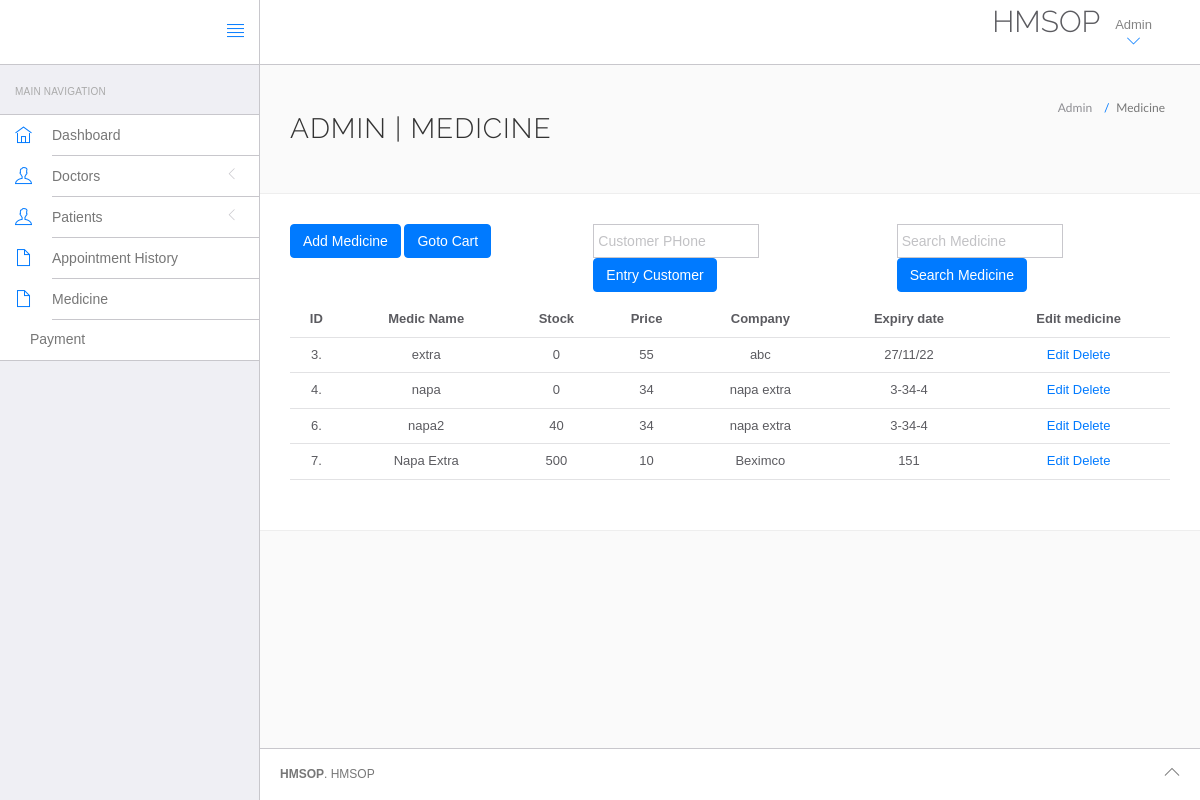
/hms/admin/medicine/medicine_list.php, run on the app's committed database.
### tables this page shows
CREATE TABLE `medic_list` (
  `id` int(50) NOT NULL,
  `medic_name` varchar(255) NOT NULL,
  `medic_stock` varchar(255) NOT NULL,
  `medic_price` varchar(255) NOT NULL,
  `company_name` varchar(255) NOT NULL,
  `expire_date` varchar(255) NOT NULL
);

### hms/admin/medicine/medicine_list.php (the view, shortened to what this page needs)
<?php
	$con=getCon();
?>
<!DOCTYPE html>
<html lang="en">
	<head>
		<link rel="stylesheet" href="http://localhost/hms/hms/admin/vendor/bootstrap/css/bootstrap.min.css">
		<link rel="stylesheet" href="http://localhost/hms/hms/admin/vendor/fontawesome/css/font-awesome.min.css">
		<link rel="stylesheet" href="http://localhost/hms/hms/admin/vendor/themify-icons/themify-icons.min.css">
		<link href="http://localhost/hms/hms/admin/vendor/animate.css/animate.min.css" rel="stylesheet" media="screen">
		<link href="http://localhost/hms/hms/admin/vendor/perfect-scrollbar/perfect-scrollbar.min.css" rel="stylesheet" media="screen">
		<link href="http://localhost/hms/hms/admin/vendor/switchery/switchery.min.css" rel="stylesheet" media="screen">
		<link href="http://localhost/hms/hms/admin/vendor/bootstrap-touchspin/jquery.bootstrap-touchspin.min.css" rel="stylesheet" media="screen">
		<link href="http://localhost/hms/hms/admin/vendor/select2/select2.min.css" rel="stylesheet" media="screen">
		<link href="http://localhost/hms/hms/admin/vendor/bootstrap-datepicker/bootstrap-datepicker3.standalone.min.css" rel="stylesheet" media="screen">
		<link href="http://localhost/hms/hms/admin/vendor/bootstrap-timepicker/bootstrap-timepicker.min.css" rel="stylesheet" media="screen">
		<link rel="stylesheet" href="http://localhost/hms/hms/admin/assets/css/styles.css">
		<link rel="stylesheet" href="http://localhost/hms/hms/admin/assets/css/plugins.css">
		<link rel="stylesheet" href="http://localhost/hms/hms/admin/assets/css/themes/theme-1.css" id="skin_color" />
	</head>
	<body>
		<div id="app">
        <?php include($_SERVER['DOCUMENT_ROOT'].'/HMS/hms/admin/include/sidebar.php');?>
        <div class="app-content">
        <?php include($_SERVER['DOCUMENT_ROOT'].'/HMS/hms/admin/include/header.php');?>
				<div class="main-content" >
					<div class="wrap-content container" id="container">
						<section id="page-title">
							<div class="row">
								<div class="col-sm-8">
									<h1 class="mainTitle">Admin  | Medicine</h1>
																	</div>
								<ol class="breadcrumb">
									<li>
										<span>Admin </span>
									</li>
									<li class="active">
										<span>Medicine</span>
									</li>
								</ol>
							</div>
						</section>
						<div class="container-fluid container-fullw bg-white">
                        <div class="row">
                            <div class="col-md-4">
                                <a href="add_medicine.php" class="btn btn-primary">Add Medicine</a>
								<a href="cart.php" class="btn btn-primary">Goto Cart</a>
                            </div>
                            <div class="col-md-4">
                                    <form action="medicine_list.php" class="form-inline" method="POST">
                                                    <div class="form-group">
                                                    <input type="text" class="form-control" id="user_phn" name="user_phn" placeholder="Customer PHone">
                                                    <input class="btn btn-primary" type="submit" name="user_phn_submit" value="Entry Customer">
                                                    </div>
                                    </form>
                                </div>
                            <div class="col-md-4">
                            <form action="medicine_list.php" class="form-inline" method="POST">
                                <div class="form-group">
                                <input type="text" class="form-control" id="s_medic" name="search_name" placeholder="Search Medicine">
                                <input class="btn btn-primary" type="submit" name="search_submit" value="Search Medicine">
                                </div>
                            </form>
                            </div>
                        </div>
									<div class="row">
								<div class="col-md-12">
       <?php
					$sql=mysqli_query($con,"SELECT * FROM `medic_list`");
				?>
									<table class="table table-hover" id="sample-table-1">
										<thead>
											<tr>
												<th class="center text-center">ID</th>
												<th class="hidden-xs text-center">Medic Name	</th>
												<th class="text-center">Stock</th>
												<th class="text-center">Price</th>
												<th class="text-center">Company </th>
												<th class="text-center">Expiry date	 </th>
												<th class="text-center">Edit medicine</th>
											</tr>
										</thead>
										<tbody>
                                        <?php
                                        while($row=mysqli_fetch_array($sql))
                                        {
                                        ?>
										<tr>
                                            <td class="center text-center"><?php echo $row['id'];?>.</td>
                                            <td class="hidden-xs text-center">
                                                <?php
                                                if(!isset($_SESSION['user_phn'])){
                                                    echo $row['medic_name'];
                                                }else{
                                                ?>
                                                <a href="single_medic.php?id=<?php echo $row['id'];?>">
                                                    <?php echo $row['medic_name'];?>
                                                </a>
                                                <?php }?>
                                            </td>
                                            <td class="text-center"><?php echo $row['medic_stock'];?></td>
                                            <td class="text-center"><?php echo $row['medic_price'];?></td>
                                            <td class="text-center"><?php echo $row['company_name'];?></td>
                                            <td class="text-center"><?php echo  $row['expire_date'];?></td>
                                            <td class="hidden-xs text-center">
                                                <a href="update_medicine.php?id=<?php echo $row['id'];?>">
                                                    Edit
                                                </a>
                                                <a href="delete_medicine.php?id=<?php echo $row['id'];?>">
                                                    Delete
                                                </a>
                                            </td>
						</tr>
                                        <?php }?>
										</tbody>
									</table>
								</div>
							</div>
								</div>
					</div>
				</div>
			</div>
	<footer>
				<div class="footer-inner">
					<div class="pull-left">
						<span class="text-bold text-uppercase">HMSOP</span>. <span>HMSOP</span>
					</div>
					<div class="pull-right">
						<span class="go-top"><i class="ti-angle-up"></i></span>
					</div>
				</div>
			</footer>
		</div>
	</body>
</html>

### hms/admin/assets/css/themes/theme-1.css (style rules this page uses)
body { background: #FAFAFA; }
#app > footer { background: #ffffff !important; border-top-color: #c8c7cc !important; color: #777; }

### hms/admin/medicine/assets/css/themes/theme-1.css (style rules this page uses)
body { background: #FAFAFA; }
#app > footer { background: #ffffff !important; border-top-color: #c8c7cc !important; color: #777; }

### data on the page
medic_list: id "3", medic_name "extra", medic_stock "0", medic_price "55", company_name "abc", expire_date "27/11/22"
medic_list: id "4", medic_name "napa", medic_stock "0", medic_price "34", company_name "napa extra", expire_date "3-34-4"
medic_list: id "6", medic_name "napa2", medic_stock "40", medic_price "34", company_name "napa extra", expire_date "3-34-4"
medic_list: id "7", medic_name "Napa Extra", medic_stock "500", medic_price "10", company_name "Beximco", expire_date "151"
